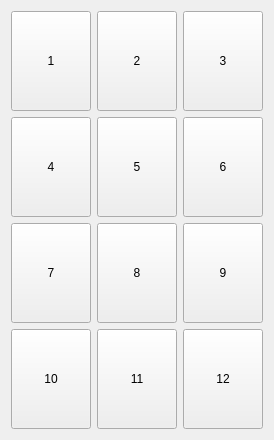
     <widget class="QWidget" name="Cutter_12">
      <attribute name="title">
       <string>Cutter 12</string>
      </attribute>
      <layout class="QGridLayout" name="gridLayout_7">
       <item row="0" column="0">
        <widget class="QPushButton" name="pushButton_1_Cutter12">
         <property name="sizePolicy">
          <sizepolicy hsizetype="Expanding" vsizetype="Expanding">
           <horstretch>0</horstretch>
           <verstretch>0</verstretch>
          </sizepolicy>
         </property>
         <property name="minimumSize">
          <size>
           <width>0</width>
           <height>100</height>
          </size>
         </property>
         <property name="text">
          <string>1</string>
         </property>
        </widget>
       </item>
       <item row="0" column="1">
        <widget class="QPushButton" name="pushButton_2_Cutter12">
         <property name="sizePolicy">
          <sizepolicy hsizetype="Expanding" vsizetype="Expanding">
           <horstretch>0</horstretch>
           <verstretch>0</verstretch>
          </sizepolicy>
         </property>
         <property name="minimumSize">
          <size>
           <width>0</width>
           <height>100</height>
          </size>
         </property>
         <property name="text">
          <string>2</string>
         </property>
        </widget>
       </item>
       <item row="0" column="2">
        <widget class="QPushButton" name="pushButton_3_Cutter12">
         <property name="sizePolicy">
          <sizepolicy hsizetype="Expanding" vsizetype="Expanding">
           <horstretch>0</horstretch>
           <verstretch>0</verstretch>
          </sizepolicy>
         </property>
         <property name="minimumSize">
          <size>
           <width>0</width>
           <height>100</height>
          </size>
         </property>
         <property name="text">
          <string>3</string>
         </property>
        </widget>
       </item>
       <item row="1" column="0">
        <widget class="QPushButton" name="pushButton_4_Cutter12">
         <property name="sizePolicy">
          <sizepolicy hsizetype="Expanding" vsizetype="Expanding">
           <horstretch>0</horstretch>
           <verstretch>0</verstretch>
          </sizepolicy>
         </property>
         <property name="minimumSize">
          <size>
           <width>0</width>
           <height>100</height>
          </size>
         </property>
         <property name="text">
          <string>4</string>
         </property>
        </widget>
       </item>
       <item row="1" column="1">
        <widget class="QPushButton" name="pushButton_5_Cutter12">
         <property name="sizePolicy">
          <sizepolicy hsizetype="Expanding" vsizetype="Expanding">
           <horstretch>0</horstretch>
           <verstretch>0</verstretch>
          </sizepolicy>
         </property>
         <property name="minimumSize">
          <size>
           <width>0</width>
           <height>100</height>
          </size>
         </property>
         <property name="text">
          <string>5</string>
         </property>
        </widget>
       </item>
       <item row="1" column="2">
        <widget class="QPushButton" name="pushButton_6_Cutter12">
         <property name="sizePolicy">
          <sizepolicy hsizetype="Expanding" vsizetype="Expanding">
           <horstretch>0</horstretch>
           <verstretch>0</verstretch>
          </sizepolicy>
         </property>
         <property name="minimumSize">
          <size>
           <width>0</width>
           <height>100</height>
          </size>
         </property>
         <property name="text">
          <string>6</string>
         </property>
        </widget>
       </item>
       <item row="2" column="0">
        <widget class="QPushButton" name="pushButton_7_Cutter12">
         <property name="sizePolicy">
          <sizepolicy hsizetype="Expanding" vsizetype="Expanding">
           <horstretch>0</horstretch>
           <verstretch>0</verstretch>
          </sizepolicy>
         </property>
         <property name="minimumSize">
          <size>
           <width>0</width>
           <height>100</height>
          </size>
         </property>
         <property name="text">
          <string>7</string>
         </property>
        </widget>
       </item>
       <item row="2" column="1">
        <widget class="QPushButton" name="pushButton_8_Cutter12">
         <property name="sizePolicy">
          <sizepolicy hsizetype="Expanding" vsizetype="Expanding">
           <horstretch>0</horstretch>
           <verstretch>0</verstretch>
          </sizepolicy>
         </property>
         <property name="minimumSize">
          <size>
           <width>0</width>
           <height>100</height>
          </size>
         </property>
         <property name="text">
          <string>8</string>
         </property>
        </widget>
       </item>
       <item row="2" column="2">
        <widget class="QPushButton" name="pushButton_9_Cutter12">
         <property name="sizePolicy">
          <sizepolicy hsizetype="Expanding" vsizetype="Expanding">
           <horstretch>0</horstretch>
           <verstretch>0</verstretch>
          </sizepolicy>
         </property>
         <property name="minimumSize">
          <size>
           <width>0</width>
           <height>100</height>
          </size>
         </property>
         <property name="text">
          <string>9</string>
         </property>
        </widget>
       </item>
       <item row="3" column="0">
        <widget class="QPushButton" name="pushButton_10_Cutter12">
         <property name="sizePolicy">
          <sizepolicy hsizetype="Expanding" vsizetype="Expanding">
           <horstretch>0</horstretch>
           <verstretch>0</verstretch>
          </sizepolicy>
         </property>
         <property name="minimumSize">
          <size>
           <width>0</width>
           <height>100</height>
          </size>
         </property>
         <property name="text">
          <string>10</string>
         </property>
        </widget>
       </item>
       <item row="3" column="1">
        <widget class="QPushButton" name="pushButton_11_Cutter12">
         <property name="sizePolicy">
          <sizepolicy hsizetype="Expanding" vsizetype="Expanding">
           <horstretch>0</horstretch>
           <verstretch>0</verstretch>
          </sizepolicy>
         </property>
         <property name="minimumSize">
          <size>
           <width>0</width>
           <height>100</height>
          </size>
         </property>
         <property name="text">
          <string>11</string>
         </property>
        </widget>
       </item>
       <item row="3" column="2">
        <widget class="QPushButton" name="pushButton_12_Cutter12">
         <property name="sizePolicy">
          <sizepolicy hsizetype="Expanding" vsizetype="Expanding">
           <horstretch>0</horstretch>
           <verstretch>0</verstretch>
          </sizepolicy>
         </property>
         <property name="minimumSize">
          <size>
           <width>0</width>
           <height>100</height>
          </size>
         </property>
         <property name="text">
          <string>12</string>
         </property>
        </widget>
       </item>
      </layout>
     </widget>
